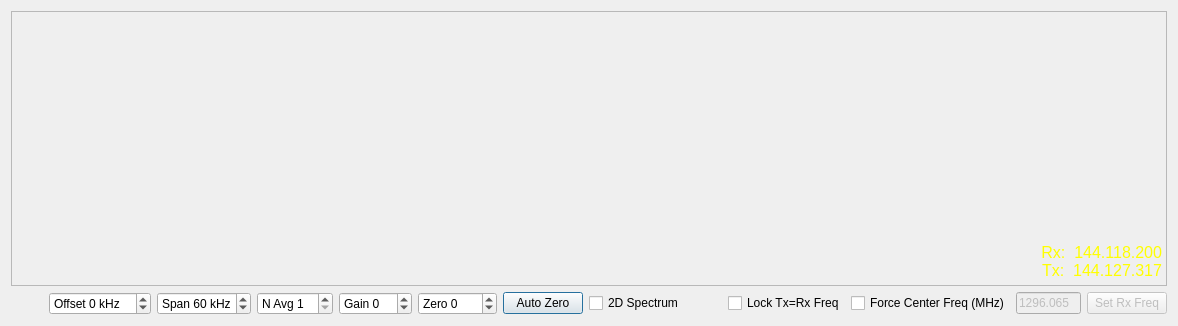
<?xml version="1.0" encoding="UTF-8"?>
<ui version="4.0">
 <class>WideGraph</class>
 <widget class="QDialog" name="WideGraph">
  <property name="geometry">
   <rect>
    <x>0</x>
    <y>0</y>
    <width>1178</width>
    <height>326</height>
   </rect>
  </property>
  <property name="windowTitle">
   <string>Dialog</string>
  </property>
  <layout class="QVBoxLayout" name="verticalLayout_2">
   <item>
    <widget class="CPlotter" name="widePlot">
     <property name="enabled">
      <bool>true</bool>
     </property>
     <property name="sizePolicy">
      <sizepolicy hsizetype="Expanding" vsizetype="Expanding">
       <horstretch>0</horstretch>
       <verstretch>0</verstretch>
      </sizepolicy>
     </property>
     <property name="minimumSize">
      <size>
       <width>400</width>
       <height>200</height>
      </size>
     </property>
     <property name="frameShape">
      <enum>QFrame::StyledPanel</enum>
     </property>
     <property name="frameShadow">
      <enum>QFrame::Sunken</enum>
     </property>
     <property name="lineWidth">
      <number>1</number>
     </property>
     <widget class="QLabel" name="labFreq">
      <property name="geometry">
       <rect>
        <x>940</x>
        <y>230</y>
        <width>211</width>
        <height>41</height>
       </rect>
      </property>
      <property name="font">
       <font>
        <pointsize>12</pointsize>
       </font>
      </property>
      <property name="styleSheet">
       <string notr="true">QLabel {
	background-color: rgba(0, 0, 0, 0);
	color: yellow;
}</string>
      </property>
      <property name="text">
       <string>Rx:  144.118.200
Tx:  144.127.317</string>
      </property>
      <property name="alignment">
       <set>Qt::AlignRight|Qt::AlignTrailing|Qt::AlignVCenter</set>
      </property>
     </widget>
    </widget>
   </item>
   <item>
    <layout class="QVBoxLayout" name="verticalLayout">
     <item>
      <layout class="QHBoxLayout" name="horizontalLayout_3">
       <item>
        <spacer name="horizontalSpacer_2">
         <property name="orientation">
          <enum>Qt::Horizontal</enum>
         </property>
         <property name="sizeHint" stdset="0">
          <size>
           <width>40</width>
           <height>20</height>
          </size>
         </property>
        </spacer>
       </item>
       <item>
        <widget class="QSpinBox" name="freqOffsetSpinBox">
         <property name="sizePolicy">
          <sizepolicy hsizetype="Preferred" vsizetype="Fixed">
           <horstretch>0</horstretch>
           <verstretch>0</verstretch>
          </sizepolicy>
         </property>
         <property name="minimumSize">
          <size>
           <width>60</width>
           <height>0</height>
          </size>
         </property>
         <property name="maximumSize">
          <size>
           <width>16777215</width>
           <height>16777215</height>
          </size>
         </property>
         <property name="suffix">
          <string> kHz</string>
         </property>
         <property name="prefix">
          <string>Offset </string>
         </property>
         <property name="minimum">
          <number>-24</number>
         </property>
         <property name="maximum">
          <number>24</number>
         </property>
         <property name="singleStep">
          <number>1</number>
         </property>
         <property name="value">
          <number>0</number>
         </property>
        </widget>
       </item>
       <item>
        <widget class="QSpinBox" name="freqSpanSpinBox">
         <property name="sizePolicy">
          <sizepolicy hsizetype="Preferred" vsizetype="Fixed">
           <horstretch>0</horstretch>
           <verstretch>0</verstretch>
          </sizepolicy>
         </property>
         <property name="minimumSize">
          <size>
           <width>60</width>
           <height>0</height>
          </size>
         </property>
         <property name="maximumSize">
          <size>
           <width>16777215</width>
           <height>16777215</height>
          </size>
         </property>
         <property name="suffix">
          <string> kHz</string>
         </property>
         <property name="prefix">
          <string>Span </string>
         </property>
         <property name="minimum">
          <number>5</number>
         </property>
         <property name="maximum">
          <number>90</number>
         </property>
         <property name="singleStep">
          <number>5</number>
         </property>
         <property name="value">
          <number>60</number>
         </property>
        </widget>
       </item>
       <item>
        <widget class="QSpinBox" name="waterfallAvgSpinBox">
         <property name="sizePolicy">
          <sizepolicy hsizetype="Preferred" vsizetype="Fixed">
           <horstretch>0</horstretch>
           <verstretch>0</verstretch>
          </sizepolicy>
         </property>
         <property name="minimumSize">
          <size>
           <width>0</width>
           <height>0</height>
          </size>
         </property>
         <property name="maximumSize">
          <size>
           <width>16777215</width>
           <height>16777215</height>
          </size>
         </property>
         <property name="prefix">
          <string>N Avg </string>
         </property>
         <property name="minimum">
          <number>1</number>
         </property>
         <property name="maximum">
          <number>20</number>
         </property>
        </widget>
       </item>
       <item>
        <widget class="QSpinBox" name="gainSpinBox">
         <property name="sizePolicy">
          <sizepolicy hsizetype="Preferred" vsizetype="Fixed">
           <horstretch>0</horstretch>
           <verstretch>0</verstretch>
          </sizepolicy>
         </property>
         <property name="maximumSize">
          <size>
           <width>16777215</width>
           <height>16777215</height>
          </size>
         </property>
         <property name="prefix">
          <string>Gain </string>
         </property>
         <property name="minimum">
          <number>-20</number>
         </property>
         <property name="maximum">
          <number>20</number>
         </property>
        </widget>
       </item>
       <item>
        <widget class="QSpinBox" name="zeroSpinBox">
         <property name="sizePolicy">
          <sizepolicy hsizetype="Preferred" vsizetype="Fixed">
           <horstretch>0</horstretch>
           <verstretch>0</verstretch>
          </sizepolicy>
         </property>
         <property name="maximumSize">
          <size>
           <width>16777215</width>
           <height>16777215</height>
          </size>
         </property>
         <property name="prefix">
          <string>Zero </string>
         </property>
         <property name="minimum">
          <number>-100</number>
         </property>
         <property name="maximum">
          <number>100</number>
         </property>
        </widget>
       </item>
       <item>
        <widget class="QPushButton" name="autoZeroPushButton">
         <property name="text">
          <string>Auto Zero</string>
         </property>
        </widget>
       </item>
       <item>
        <widget class="QCheckBox" name="cbSpec2d">
         <property name="text">
          <string>2D Spectrum</string>
         </property>
        </widget>
       </item>
       <item>
        <spacer name="horizontalSpacer">
         <property name="orientation">
          <enum>Qt::Horizontal</enum>
         </property>
         <property name="sizeHint" stdset="0">
          <size>
           <width>40</width>
           <height>20</height>
          </size>
         </property>
        </spacer>
       </item>
       <item>
        <widget class="QCheckBox" name="cbLockTxRx">
         <property name="text">
          <string>Lock Tx=Rx Freq</string>
         </property>
        </widget>
       </item>
       <item>
        <widget class="QCheckBox" name="cbFcenter">
         <property name="text">
          <string>Force Center Freq (MHz)</string>
         </property>
        </widget>
       </item>
       <item>
        <widget class="QLineEdit" name="fCenterLineEdit">
         <property name="enabled">
          <bool>false</bool>
         </property>
         <property name="sizePolicy">
          <sizepolicy hsizetype="Fixed" vsizetype="Fixed">
           <horstretch>0</horstretch>
           <verstretch>0</verstretch>
          </sizepolicy>
         </property>
         <property name="maximumSize">
          <size>
           <width>65</width>
           <height>16777215</height>
          </size>
         </property>
         <property name="text">
          <string>1296.065</string>
         </property>
        </widget>
       </item>
       <item>
        <widget class="QPushButton" name="pbSetRxHardware">
         <property name="enabled">
          <bool>false</bool>
         </property>
         <property name="text">
          <string>Set Rx Freq</string>
         </property>
        </widget>
       </item>
      </layout>
     </item>
    </layout>
   </item>
  </layout>
 </widget>
 <customwidgets>
  <customwidget>
   <class>CPlotter</class>
   <extends>QFrame</extends>
   <header>plotter.h</header>
   <container>1</container>
  </customwidget>
 </customwidgets>
 <resources/>
 <connections/>
</ui>
